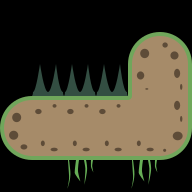

Tiled map render using the project's own tile images. Description and the map definition, with tile-layer contents summarised, below:
An orthogonal 6x6 tile map with 32x32 px tiles, 2 tile layers (ground, deco).

<map version="1.0" orientation="orthogonal" renderorder="left-down" width="6" height="6" tilewidth="32" tileheight="32" nextobjectid="12">
 <tileset firstgid="1" source="tileset.tsx" />
 <layer name="ground" width="6" height="6">
  <data>[36 cells, 19 non-empty, 10 distinct tile ids]</data>
 </layer>
 <layer name="deco" width="6" height="6">
  <data>[36 cells, 2 non-empty, 1 distinct tile ids]</data>
 </layer>
</map>
